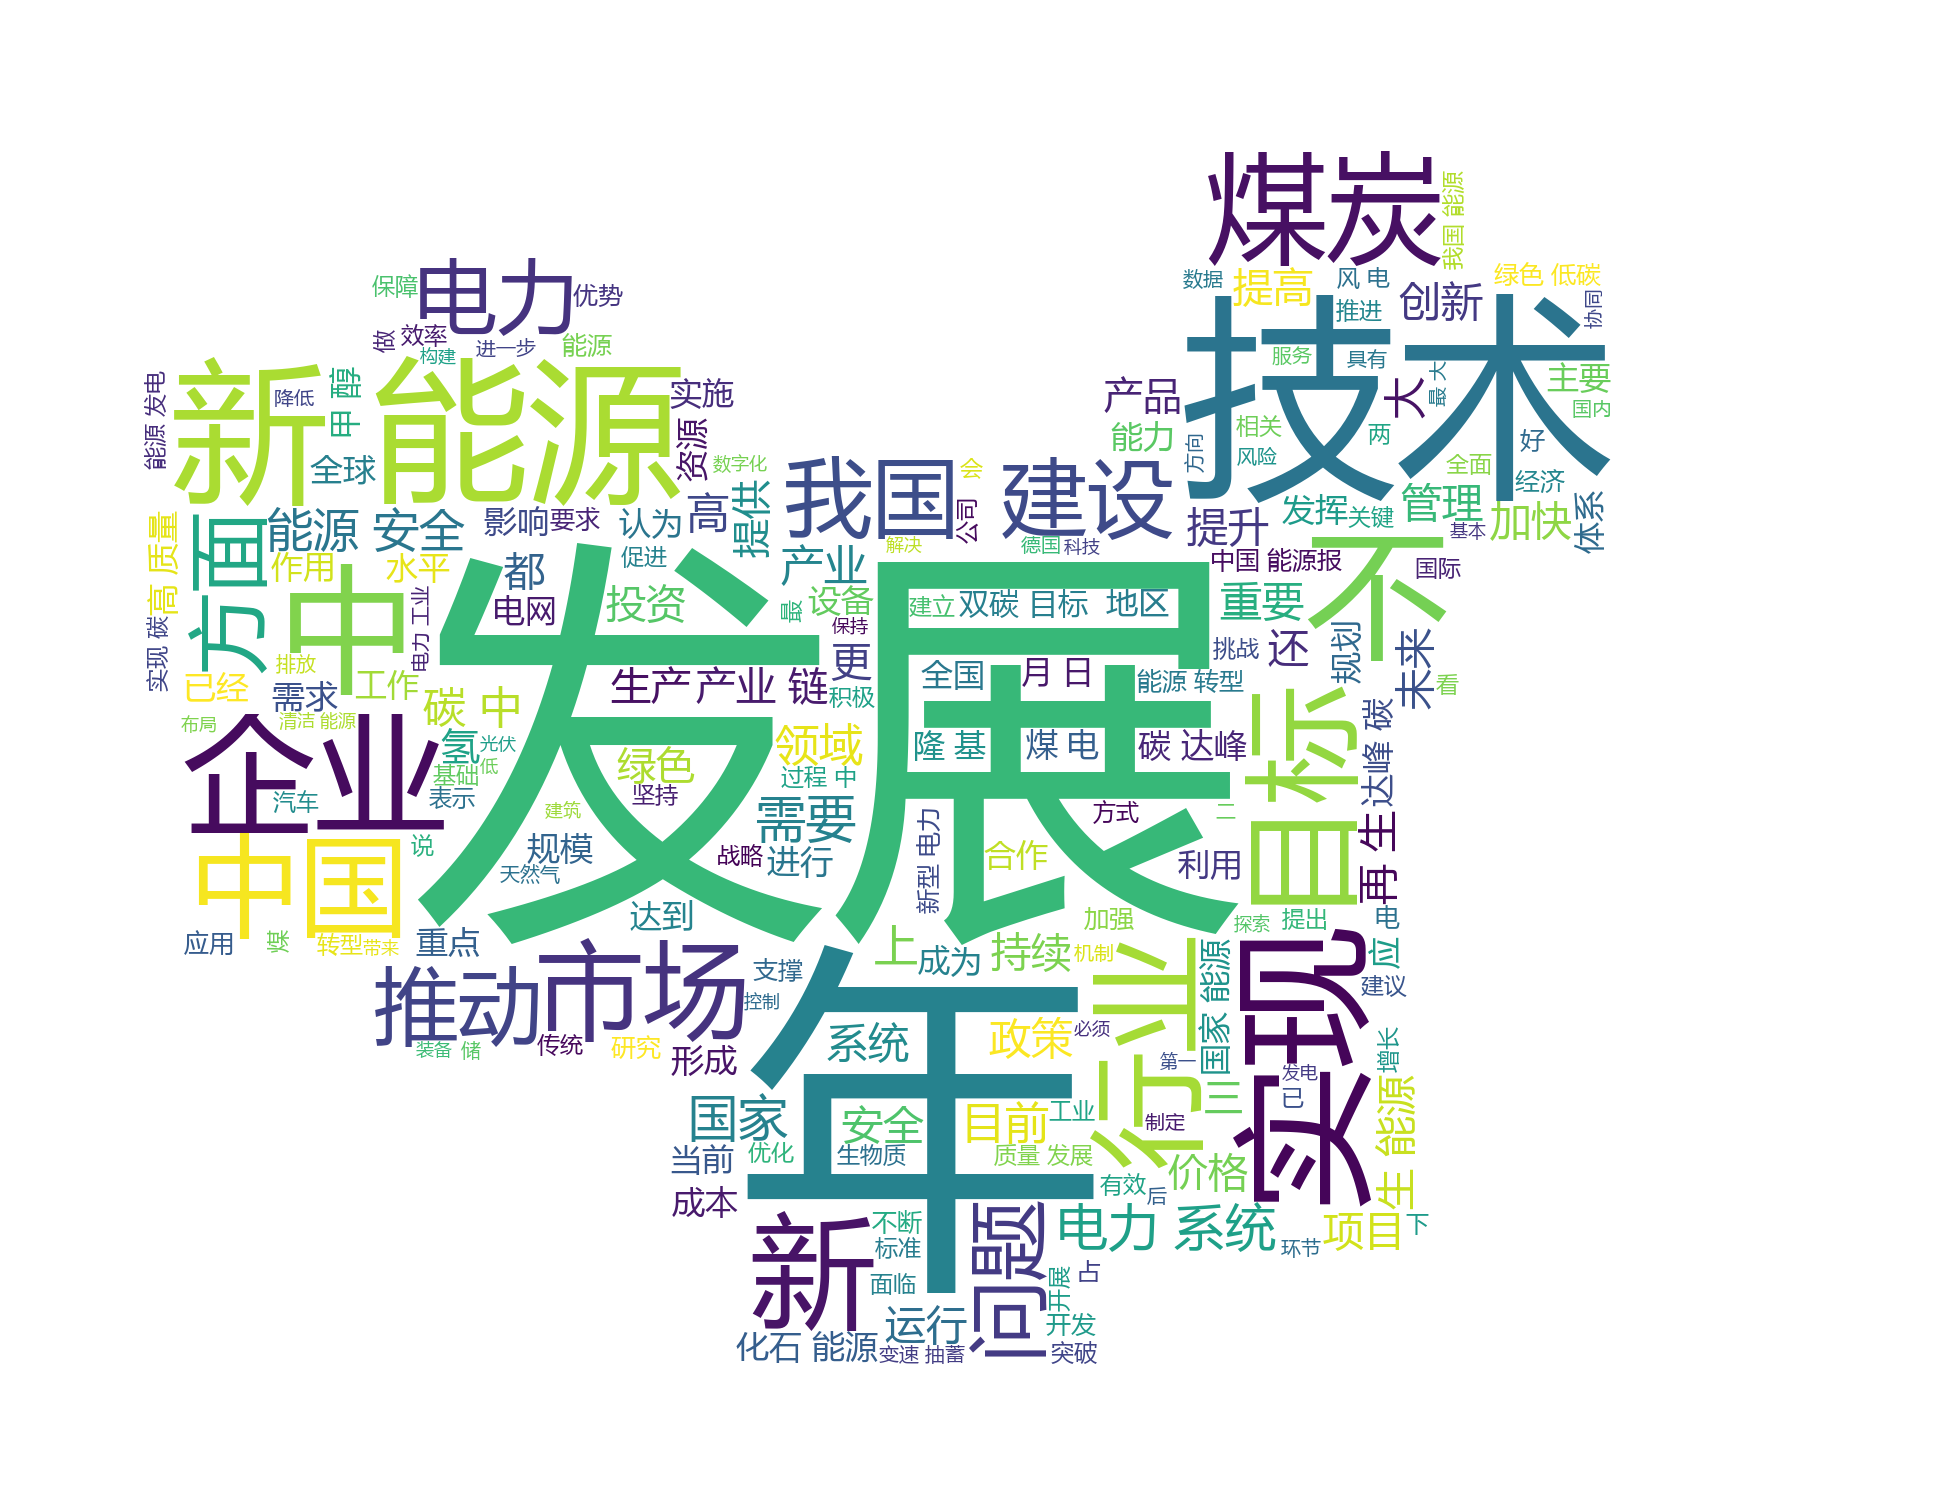

Write the Python code that produced this figure.
from playwright.sync_api import sync_playwright
import re
from snownlp import SnowNLP
import sys
from wordcloud import WordCloud
from PIL import Image
import numpy as np

with sync_playwright() as p:
    def cancel_request(route, request):
        route.abort()

    def analyze(text):
        textNLP = SnowNLP(text)
        words = textNLP.words()
        keywords = textNLP.keywords(10)
        summary = textNLP.summary(1)
        return words, keywords, summary

    browser = p.chromium.launch(headless=True)
    context = browser.new_context()

    page = browser.new_page()
    page.route(re.compile(r"(\.png)|(\.jpg)|(\.jpeg)|(\.mp4)"), cancel_request)
    page.goto('http://www.cnenergynews.cn/fangtan/list_84_1.html')
    page.wait_for_load_state('networkidle')

    elements = []

    while len(elements) < 100:
        page.get_by_text("查看更多").click()
        page.wait_for_load_state('networkidle')
        elements = page.query_selector_all(
            'a.article-item-title.weight-bold')
        # break

    print(len(elements))

    allwords = []

    for index, element in enumerate(elements):
        if index >= 100:
            break
        title = element.text_content()
        url = element.get_attribute('href')
        print(index, title, url)
        # print(url)
        page1 = context.new_page()
        page1.goto(url)
        # page.click("text="+title)
        page1.wait_for_load_state('networkidle')
        content = page1.query_selector(
            'div.common-width.content.articleDetailContent.en-rich-text-wrapper').text_content()
        # print(content)
        allwords += SnowNLP(content).words
        page1.close()

        # break
    # print(allwords)

    text = ' '.join(allwords)

    stopwords = []
    with open('hit_stopwords.txt', 'r', encoding='utf-8') as f:
        for line in f:
            stopwords += line.strip('\n').split(',')

    mask = np.array(Image.open("china.png"))

    wc = WordCloud(font_path="msyh.ttc",
                             mask=mask,
                             background_color='white',
                             stopwords=stopwords).generate(text)

    wc.to_file("cloud.png")

    context.close()
    browser.close()
